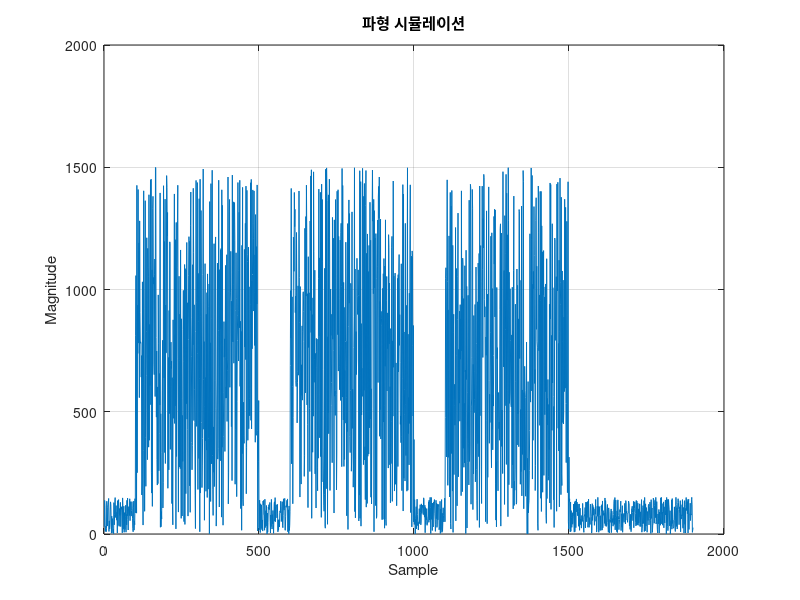
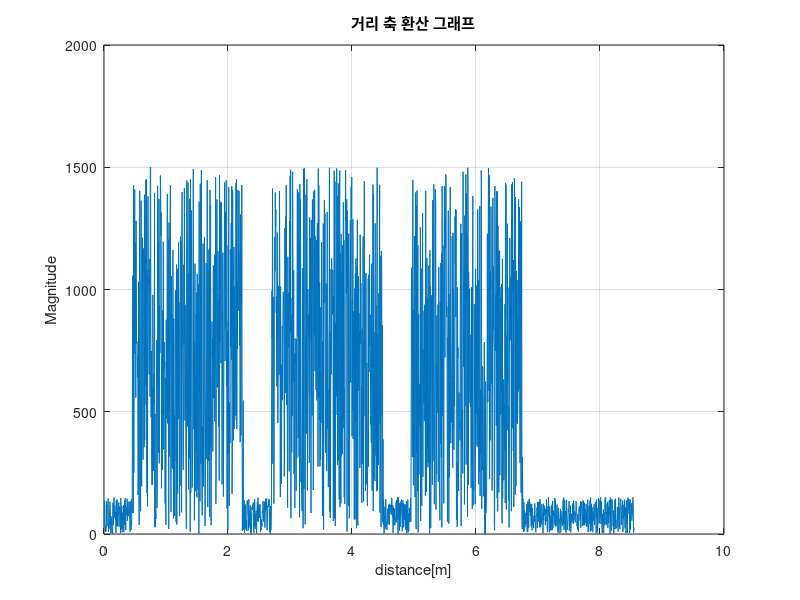
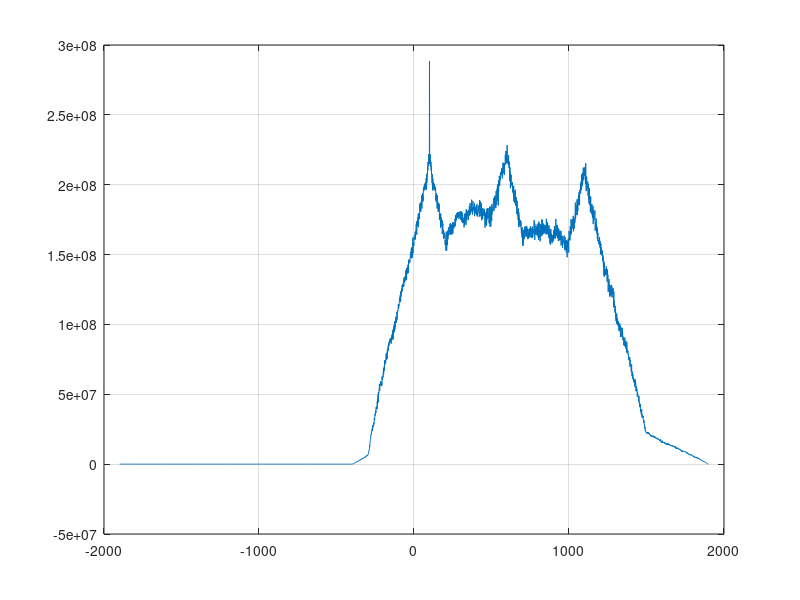

These figures' MATLAB source, in order:
% 파라미터 설정
fc=1e9; %송신 신호 주파수
fd=1e3; %도플러 효과 주파수
Ts=30*10^-12; %샘플링 주기
fs=1/Ts; %샘플링 주파수
n=1:1:1900; %샘플링 개수
c=3*10^8; %전파의 속도
distance=c*n*Ts/2; %거리 계산

% 구간 0: 노이즈
noise_signal0 = sin(2*pi*10*n(1:100)) + 1.5e2*rand(1, 100);

% 구간 1: 송신 신호
transmission_signal = 1.5*10^4*exp(-10*n(101:500)) .* cos(2*pi*fc*n(101:500))+ 1.5e4*0.1*rand(1, 400);

% 구간 2: 노이즈
noise_signal1 = sin(2*pi*10*n(501:600)) + 1.5e2*rand(1, 100);

% 구간 3: 커플링
coupling_signal =  1.5*10^4*0.8*exp(-10*n(601:1000)) .* cos(2*pi*fc*n(601:1000)) +1.5e4*0.1*rand(1, 400);

% 구간 4: 노이즈
noise_signal2 = sin(2*pi*10*n(1001:1100)) + 1.5e2*rand(1, 100);

% 구간 5: 타겟
target_signal = 1.5e4*0.7*exp(-10*n(1101:1500)) .* cos(2*pi*(fc+fd)*n(1101:1500))+ 1.5e4*0.1*rand(1, 400);

% 구간 6: 노이즈
noise_signal3 = sin(2*pi*10*n(1501:1900)) + 1.5e2*rand(1, 400);


% 모든 구간을 합치기
signal = [noise_signal0, transmission_signal, noise_signal1, ...
          coupling_signal, noise_signal2, target_signal, noise_signal3];

% 파형 그리기
figure(1);
plot(n, signal);
%axis([0 2000 -2e4 2e4])
xlabel('Sample');
ylabel('Magnitude');
title('파형 시뮬레이션');
grid on;


%거리 축 환산
figure(2);
plot(distance,signal);
%axis([0 10 -2e4 2e4])
xlabel('distance[m]');
ylabel('Magnitude');
title('거리 축 환산 그래프');
grid on;

%상관기를 통한 거리 검출
[r,tau]=xcorr(signal, transmission_signal);
figure(3);

plot(tau,r);
%axis([-500 2000 -2*10^9 10e9 ])
grid on;







